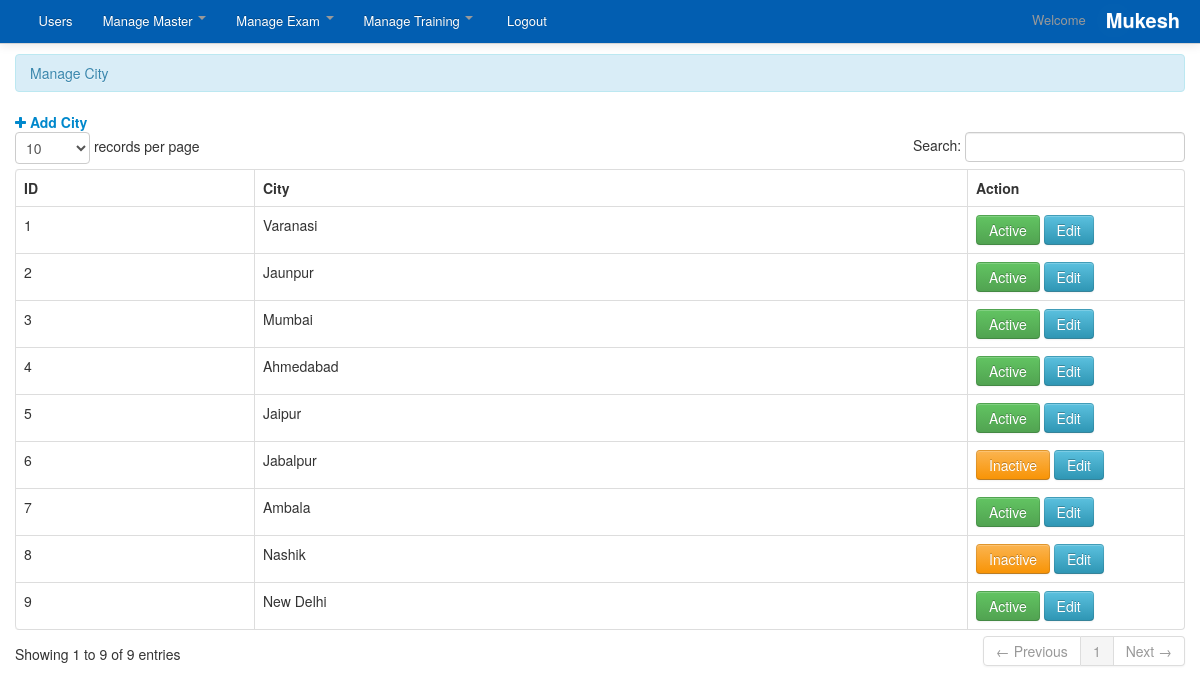
/admin/city.php (signed in), run on the app's committed database.
### tables this page shows
CREATE TABLE `master_city` (
  `id` int(11) NOT NULL,
  `post_date` timestamp NOT NULL DEFAULT CURRENT_TIMESTAMP,
  `modified_date` datetime NOT NULL,
  `city` varchar(250) NOT NULL,
  `status` int(11) NOT NULL DEFAULT '1'
);

### admin/city.php (the view, shortened to what this page needs)
<?php include('header.php'); ?>
<div class="container">
<div class="margin-top">
<div class="row">
<div class="span12">
<div class="alert alert-info">Manage City </div>
<a href="city_add.php" ><i class="fa fa-plus"></i>&nbsp;<strong>Add City</strong></a>
<table cellpadding="0" cellspacing="0" border="0" class="table  table-bordered" id="example">
<thead>
<tr>
<th>ID</th>
<th>City</th>
<th>Action</th>
</tr>
</thead>
<tbody>
<?php
$dlx="SELECT `id`, `city`, `status` FROM `master_city` WHERE 1";
$result = mysql_query($dlx)or die(mysql_error());
while($row=mysql_fetch_array($result)){
$getid=$row['id'];  ?>
<tr>
<td><?php echo $getid; ?></td>
<td><?php echo $row['city']; ?></td>
<?php $status=$row['status']; ?>
<td width="200">
<?php if($status == 1) { ?> <a href="city.php?id=<?php echo $getid; ?>&status=0&action=active" onClick="return(window.confirm('Are you sure you want to Deactivate.'));" class="btn btn-success">Active</a><?php } else { ?><a  href="city.php?id=<?php echo $getid; ?>&status=1&action=active" onClick="return(window.confirm('Are you sure you want to Activate.'));" class="btn btn-warning">Inactive</a><?php } ?>
&nbsp;<a title="View" href="city_edit.php?uid=<?php echo $getid;?>" class="btn btn-info">Edit</a>
</td>
</tr>
<?php  }  ?>
</tbody>
</table>
</div>
</div>
</div>
</div>
<?php include('footer.php') ?>

### admin/css/docs.css (style rules this page uses)
.margin-top { margin-top:10px; }
body { background: url(../img/grid_noise.png); position: relative; }

### admin/css/print.css (style rules this page uses)
table { font-family:arial !important; }
#example th { border-right:1px solid; font-family:arial !important; }
#example th:first-child { border-left:1px solid; font-family:arial !important; }
#example td { border-right:1px solid; text-align:center; }
#example td:first-child { border-left:1px solid; text-align:center; }

### admin/css/work.css (style rules this page uses)
a { color: black; }

### data on the page
master_city: id "1", city "Varanasi"
master_city: id "2", city "Jaunpur"
master_city: id "3", city "Mumbai"
master_city: id "4", city "Ahmedabad"
master_city: id "5", city "Jaipur"
master_city: id "6", city "Jabalpur"
master_city: id "7", city "Ambala"
master_city: id "8", city "Nashik"
master_city: id "9", city "New Delhi"

### other printed values
$username "Mukesh"
